Frame 1 (no input): blank canvas, image omitted
Frame 60 (no input): blank canvas, image omitted
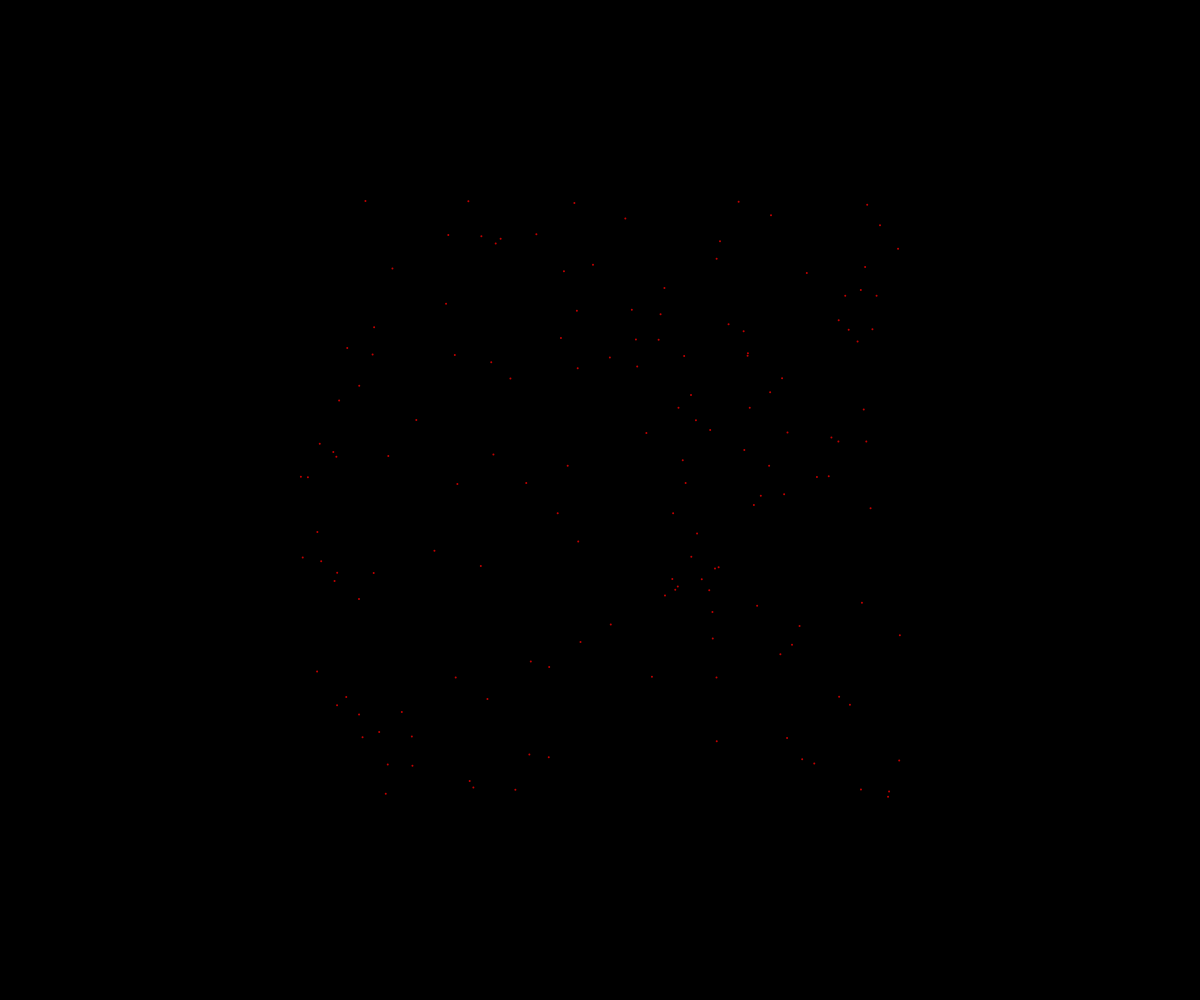
Frame 120 (the mouse pressed at the canvas centre since frame 60)

The p5.js sketch whose frames 1 and 60 were blank and that drew this single picture after the mouse press (run headless with seeded random() and noise() and a simulated clock; from frame 60 on, the mouse is pressed at the canvas centre):

// p5.js sketch
// ── sketch.js
// fire works demo

class Particle{
  constructor(x,y){
    this.x=x;
    this.y=y;
    this.dx=random(-5,5);
    this.dy=random(-5,5);
    this.radius=2;
    this.r=255;
    this.g=0;
    this.b=0;
    this.opacity=255;
  }

  display(){
    noStroke();
    fill(this.r,this.g,this.b,this.opacity);
    circle(this.x,this.y,this.radius);
  }

  update(){
    //move
    this.x+=this.dx;
    this.y+=this.dy;

    //fade
    this.opacity--;
  }

  isDead(){
    return this.opacity<=0;
  }
}

let fireWorks=[];
const number_of_fireWorks=150;


function setup() {
  createCanvas(windowWidth, windowHeight);
}

function draw() {
  background(0);

  for (let fireWork of fireWorks){
    if (fireWork.isDead()){
      let index=fireWorks.indexOf(fireWork);
      fireWorks.splice(index,1);
    }
    else{
      fireWork.update();
      fireWork.display();
    }
  }
}

function mousePressed(){
  for (let i=0;i<number_of_fireWorks;i++){
    let somefireWork = new Particle(mouseX,mouseY);
    fireWorks.push(somefireWork);
  }
}
